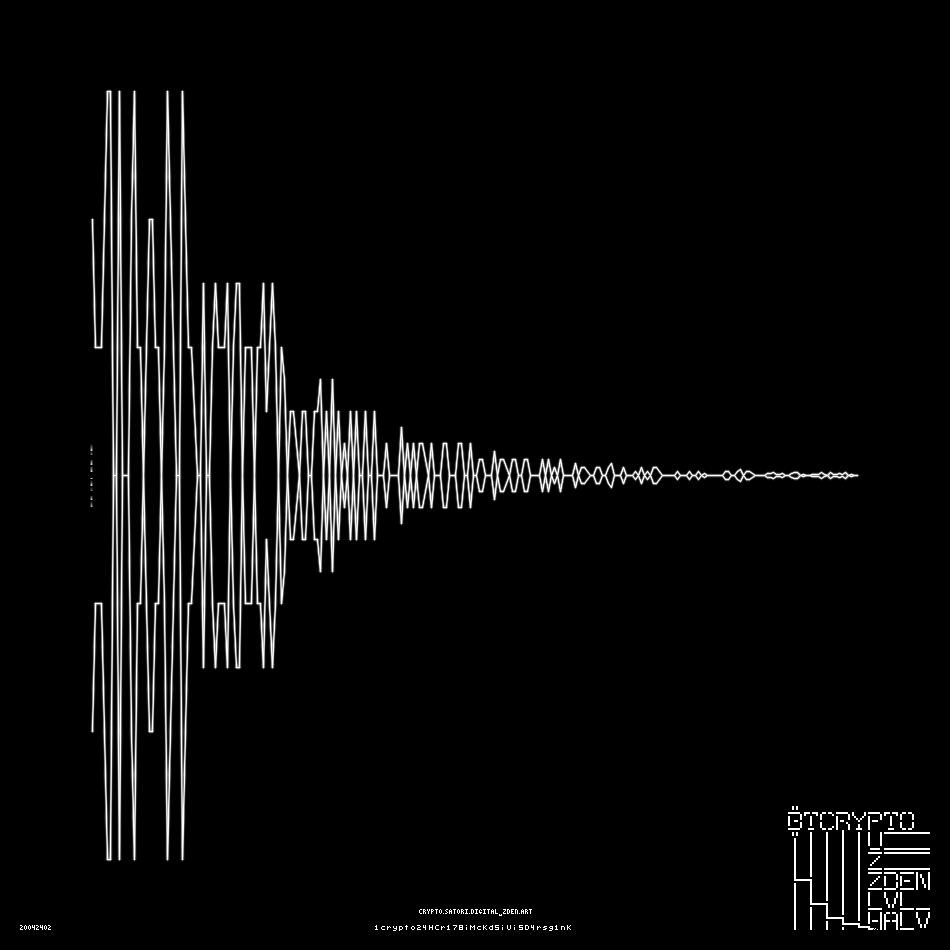
#> input picture cryptoHALV.png, 950 x 950 px, found by its file name
$ python measure.py
#> lines starting #> are read from the running program, lines starting #| are printed output that depends on the picture
#!/usr/bin/env python3
"""
Zden 'BTCrypto Puzzle Level HALV'  --  measurement pipeline (all CONFIRMED facts).

Re-derives, from cryptoHALV.png alone:
  F1  mirror symmetry about y = 475 (signal is rectified)
  F2  stroke cross-section profile and width
  F3  the amplitude ladder  {3*2^k} U {2^k}   (18 levels, 8 halvings)
  F4  the list of exactly-horizontal plateaus (level, x0, x1, length)
  F5  the per-column signal level map

Run:  python3 halv/measure.py
"""
import numpy as np, hashlib
from PIL import Image

PNG='cryptoHALV.png'
TARGET='1crypto24HCr178iMcKd5iUi5D4rsg1nK'
HASH160='06c84797d1f468b9d5773a61c80073b344df7470'
KR=np.array([0.0667,0.4314,1.0000,0.4314,0.0667])   # measured stroke cross-section (peak 1.0)
LAD=[384,256,192,128,96,64,48,32,24,16,12,8,6,4,3,2,1]   # U {3*2^k} U {2^k}  (1.5 also exists, non-integer)
X0,X1=88,860

a=np.array(Image.open(PNG).convert('L')).astype(np.float64)/255.0
UP=a[:475,:]
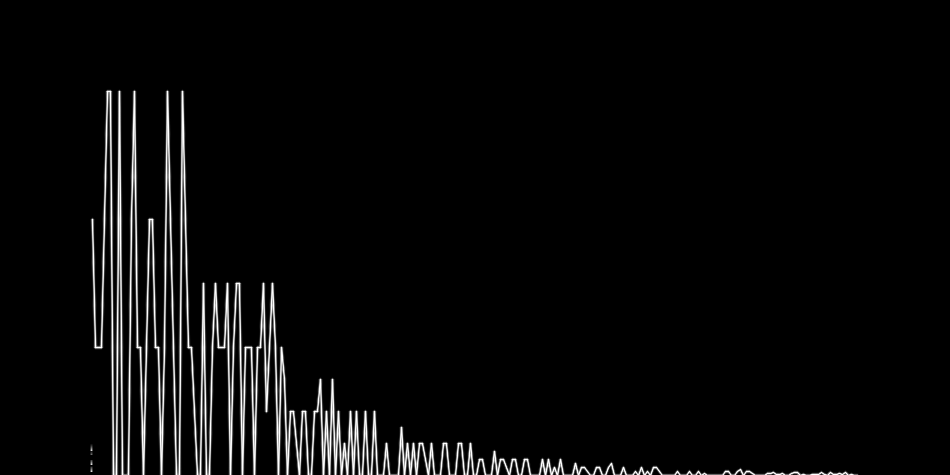
#> UP: shape (475, 950) float64; min 0, max 1, mean 0.036

def mirror_fidelity():
    out=[]
    for x in [100,200,300,400,500,600,700,750]:
        d=[abs(a[r,x]-a[950-r,x]) for r in range(86,475) if 950-r<950]
        d=np.array(d); out.append((x,d.mean(),(d<1e-9).mean()))
    return out

def template_scores():
    """score[v,x] = normalised correlation of the upper-half column with a flat stroke at 475-v"""
    S=np.zeros((len(LAD)+1, X1-X0))
    for i,v in enumerate(LAD):
        c=int(round(475.0-v)); lo=max(0,c-2); hi=min(474,c+2)+1
        t=np.zeros(475); t[lo:hi]=KR[lo-(c-2):hi-(c-2)]
        tn=np.sqrt((t*t).sum())
        o=UP[:,X0:X1]
        num=(o*t[:,None]).sum(axis=0); den=tn*np.sqrt((o*o).sum(axis=0))+1e-12
        S[i]=num/den
    return S

def plateaus(S, thr=0.992):
    best=S.argmax(axis=0); sc=S.max(axis=0)
    res=[]; x=0
    while x<X1-X0:
        if sc[x]>thr:
            j=x
            while j+1<X1-X0 and sc[j+1]>thr: j+=1
            vv=best[x:j+1]
            if len(set(vv.tolist()))==1:
                res.append((LAD[int(vv[0])], x+X0, j+X0, j-x+1))
            x=j+1
        else: x+=1
    return res

if __name__=='__main__':
    d=open(PNG,'rb').read()
    print('='*72)
    print('file  %s  %d bytes'%(PNG,len(d)))
    print('sha256 %s'%hashlib.sha256(d).hexdigest())
    print('='*72)
    print('F1 mirror symmetry about y=475   (x, mean|diff|, frac exactly equal)')
    for x,m,f in mirror_fidelity(): print('     x=%3d  mean=%.4f  exact=%.3f'%(x,m,f))
    print('     -> the drawn signal is |s|; the sign of s is NOT in the image  [CONFIRMED]')
    print()
    print('F2 stroke cross-section (measured on flat runs): %s  total=%.4f'%(np.round(KR,4),KR.sum()))
    print('     stroke width w = %.3f px'%KR.sum())
    print()
    print('F3 amplitude ladder: %s'%LAD)
    FULL=LAD[:-1]+[1.5,1.0]     # 2 -> 1.5 -> 1  (the two non-integer rungs are still present)
    r=[FULL[i+1]/FULL[i] for i in range(len(FULL)-1)]
    print('     full ladder incl. non-integer rungs: %s'%FULL)
    print('     consecutive ratios: %s'%np.round(r,4))
    print('     -> strictly alternate x2/3, x3/4 ; each PAIR is exactly one halving (x1/2)')
    print('     -> 18 rungs = 8 halvings + 1.  log2(384)=7.585. This IS "HALV". [CONFIRMED]')
    print()
    S=template_scores()
#> the loop in template_scores, `for i,v in enumerate(LAD):` made 17 passes
#> pass 1, in template_scores, `o=UP[:,X0:X1]`:
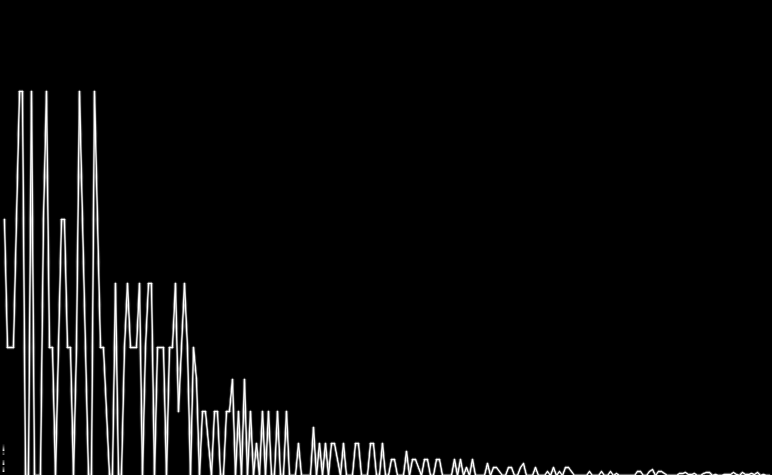
#> o: shape (475, 772) float64; min 0, max 1, mean 0.0443
    P=plateaus(S)
#> in plateaus, `best = S.argmax(axis=0)`: best = 772 values, max 16 at index 36, min 0 at index 0, mean 10.53
#> in plateaus, `sc = S.max(axis=0)`: sc = 772 values, max 1 at index 688, min 0 at index 0, mean 0.662
#> the loop in plateaus, `while x<X1-X0:` made 743 passes
#> vv on pass 10: [3, 3, 3]
#> after the loop in plateaus, `while x<X1-X0:`: j = 763; res = 41 items, first 6: (128, 97, 99, 3), (128, 220, 222, 3), (128, 247, 248, 2), (16, 502, 502, 1), (1, 571, 571, 1), (8, 582, 583, 2); vv = [16]; x = 772
#> P has the same summary as res in plateaus
    print('F4 exactly-horizontal plateaus (template score > 0.992): %d'%len(P))
#| F4 exactly-horizontal plateaus (template score > 0.992): 41
    print('     level   x0    x1   len')
    for v,a0,b0,l in P: print('     %5d %5d %5d %5d'%(v,a0,b0,l))
#> this loop made 41 passes
#> (v, a0, b0, l) on passes 1 to 12: (128, 97, 99, 3), (128, 220, 222, 3), (128, 247, 248, 2), (16, 502, 502, 1), (1, 571, 571, 1), (8, 582, 583, 2), (8, 597, 598, 2), (1, 615, 615, 1), (1, 632, 632, 1), (8, 654, 655, 2), (1, 674, 674, 1), (1, 686, 686, 1)
#|        128    97    99     3
#|        128   220   222     3
#|        128   247   248     2
#|         16   502   502     1
#|          1   571   571     1
#|          8   582   583     2
#|          8   597   598     2
#|          1   615   615     1
#> (further printed lines are left out)
    np.save('halv/plateaus.npy', np.array(P))
    print()
    print('F5 target address %s'%TARGET)
    print('   next -> halv/viterbi.py   (route item 7.1: exact integer reconstruction)')
